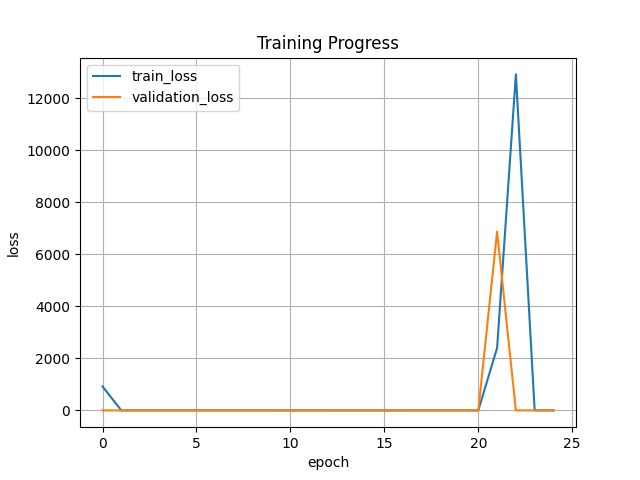

Write Python code to recreate this figure.
import tensorflow as tf
print(tf.__version__)

import tensorflow_datasets as tfds
import tensorflow_addons as tfa

import matplotlib.pyplot as plt
import numpy as np
import random
import time
import os

from tqdm import tqdm

print(tf.config.list_physical_devices('GPU'))
strategy = tf.distribute.MirroredStrategy()
print('Number of devices: {}'.format(strategy.num_replicas_in_sync))

BATCH_SIZE_PER_REPLCIA = 16
GLOBAL_BATCH_SIZE  = BATCH_SIZE_PER_REPLCIA * strategy.num_replicas_in_sync

# Gather NISQA voice dataset
dataset_name = f'nisqa/default'
train_sim, train_live, test_sim, test_live = tfds.load(
    dataset_name,
    split=['train_sim', 'train_live', 'test_sim', 'test_live']
)

# Data preparation
spect_dataset = train_sim.map(lambda x: x['log_mel_spectogram'])
norm_layer = tf.keras.layers.Normalization(axis=None)
norm_layer.adapt(spect_dataset)

def mapping_func(x):
    ftr_mat = x['log_mel_spectogram']
    ftr_mat_norm = norm_layer(ftr_mat)
    mos_labl = x['mos']
    return (ftr_mat_norm, mos_labl)

# Dataset of Pairs
AUTO = tf.data.experimental.AUTOTUNE

training_ds = (
    train_sim
    .shuffle(1024, seed=0)
    .map(mapping_func, num_parallel_calls=AUTO)
    .batch(GLOBAL_BATCH_SIZE)
    # .prefetch(AUTO)
)

validation_ds = (
    test_sim
    .map(mapping_func, num_parallel_calls=AUTO)
    .batch(GLOBAL_BATCH_SIZE)
    # .prefetch(AUTO)
)

# Encoder (f)
def get_encoder():
    base_model = tf.keras.applications.ResNet50(include_top=False,
        weights=None, input_shape=(128, 1201, 1))
    base_model.trainable = True

    inputs = tf.keras.layers.Input((128, 1201, 1))
    x = base_model(inputs, training=True)
    x = tf.keras.layers.GlobalAveragePooling2D()(x) 
    
    x = tf.keras.layers.Dense(2048, use_bias=False)(x) # layer 1
    # x = tf.keras.layers.BatchNormalization()(x)
    x = tf.keras.layers.ReLU()(x)
    x = tf.keras.layers.Dense(2048, use_bias=False)(x) # layer 2
    # x = tf.keras.layers.BatchNormalization()(x)
    x = tf.keras.layers.ReLU()(x)
    z = tf.keras.layers.Dense(2048)(x) # layer 3
    # z = tf.keras.layers.BatchNormalization()(x)

    f = tf.keras.Model(inputs, z)
    return f

get_encoder().summary()

with strategy.scope():
    # We now load up the pre-trained weights
    projection = get_encoder()
    projection.load_weights('plain_projection.h5')

    # Create a sub-model for extracting features
    rn50 = tf.keras.Model(projection.input, projection.layers[2].output)
    rn50.summary()

# # per-channel std
# output = projection.predict(temp_ds)
# output_std = tf.math.reduce_std(output, axis=0)
# print(tf.math.reduce_mean(output_std))


# Classifier 
def get_linear_classifier(feature_backbone, trainable=False):
    inputs = tf.keras.layers.Input(shape=(128, 1201, 1))
    
    feature_backbone.trainable = trainable
    x = feature_backbone(inputs, training=False)
    x = tf.keras.layers.Dense(2048)(x)
    x = tf.keras.layers.Dense(2048)(x)
    outputs = tf.keras.layers.Dense(1)(x)
    linear_model = tf.keras.Model(inputs, outputs)
    return linear_model

get_linear_classifier(rn50).summary()


def plot_progress(hist):
    plt.plot(hist.history["loss"], label="train_loss")
    plt.plot(hist.history["val_loss"], label="validation_loss")

    plt.title("Training Progress")
    plt.ylabel("loss")
    plt.xlabel("epoch")
    plt.legend(loc="upper left")
    plt.grid()
    plt.savefig('plain_aug_regression.png')
    
# Early Stopping to prevent overfitting
early_stopper = tf.keras.callbacks.EarlyStopping(monitor="val_loss", 
                                                 patience=5, verbose=2, 
                                                 restore_best_weights=True)

# Get linear model and compile
tf.keras.backend.clear_session()
with strategy.scope():
    model = get_linear_classifier(rn50)
    model.compile(loss="mean_squared_error", optimizer="adam")

# Train 
history = model.fit(training_ds,
                 validation_data=validation_ds,
                 epochs=25)
                #  callbacks=[early_stopper])
plot_progress(history)

model.save_weights("/fs/scratch/PAS2622/ssl_based/new_stream/plain_regression.h5")

# Check predicted values
predictions = model.predict(validation_ds)
print('Mean of predicted mos values = ', np.mean(predictions))
print('Variance in predicted mos values = ', np.power(np.std(predictions),2))
print('Maximum of predicted mos values = ', np.max(predictions))
print('Minimum of predicted mos values = ', np.min(predictions))
print('Range of predicted mos values = ', np.max(predictions) - np.min(predictions))